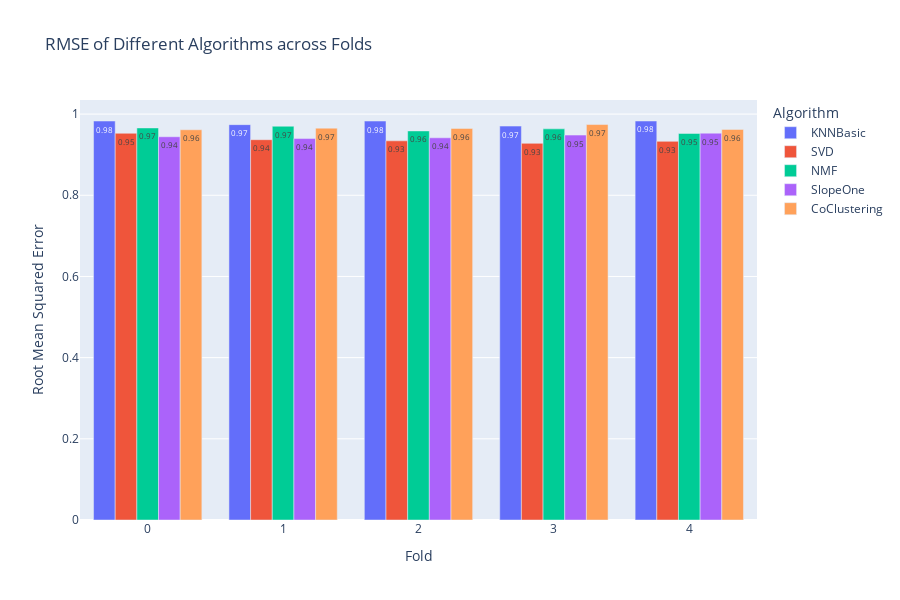

This figure's notebook cell:
### Code cell
summary_long = summary.melt(id_vars=['fold'], var_name='Algorithm', value_name='RMSE')
mean_rmse = summary_long[summary_long['fold'] == 'mean']
fold_rmse = summary_long[summary_long['fold'] != 'mean']
fig = px.bar(summary_long, x='fold', y='RMSE', color='Algorithm', barmode='group', text_auto='.2f', 
             title='RMSE of Different Algorithms across Folds',
             labels={'fold': 'Fold', 'RMSE': 'Root Mean Squared Error'},
             height=600)
fig.update_traces(textfont_size=12, textangle=0, cliponaxis=False)
pio.write_image(fig, "rmse_across_folds.png", width=1200, height=800, scale=2)
fig.show()

### Figure 1 — Plotly figure (JSON) as saved in the notebook; plotly's stock layout.template omitted (floating-point values rounded to 4 significant figures)
{"data": [{"alignmentgroup": "True", "cliponaxis": false, "hovertemplate": "Algorithm=KNNBasic<br>Fold=%{x}<br>Root Mean Squared Error=%{y}<extra></extra>", "legendgroup": "KNNBasic", "marker": {"color": "#636efa", "pattern": {"shape": ""}}, "name": "KNNBasic", "offsetgroup": "KNNBasic", "orientation": "v", "showlegend": true, "textangle": 0, "textfont": {"size": 12}, "textposition": "auto", "texttemplate": "%{y:.2f}", "type": "bar", "x": [0, 1, 2, 3, 4, "mean"], "xaxis": "x", "y": [0.9829, 0.974, 0.9829, 0.9705, 0.983, 0.9787], "yaxis": "y"}, {"alignmentgroup": "True", "cliponaxis": false, "hovertemplate": "Algorithm=SVD<br>Fold=%{x}<br>Root Mean Squared Error=%{y}<extra></extra>", "legendgroup": "SVD", "marker": {"color": "#EF553B", "pattern": {"shape": ""}}, "name": "SVD", "offsetgroup": "SVD", "orientation": "v", "showlegend": true, "textangle": 0, "textfont": {"size": 12}, "textposition": "auto", "texttemplate": "%{y:.2f}", "type": "bar", "x": [0, 1, 2, 3, 4, "mean"], "xaxis": "x", "y": [0.9527, 0.937, 0.9341, 0.9279, 0.9329, 0.9369], "yaxis": "y"}, {"alignmentgroup": "True", "cliponaxis": false, "hovertemplate": "Algorithm=NMF<br>Fold=%{x}<br>Root Mean Squared Error=%{y}<extra></extra>", "legendgroup": "NMF", "marker": {"color": "#00cc96", "pattern": {"shape": ""}}, "name": "NMF", "offsetgroup": "NMF", "orientation": "v", "showlegend": true, "textangle": 0, "textfont": {"size": 12}, "textposition": "auto", "texttemplate": "%{y:.2f}", "type": "bar", "x": [0, 1, 2, 3, 4, "mean"], "xaxis": "x", "y": [0.9659, 0.9701, 0.9585, 0.9636, 0.9523, 0.9621], "yaxis": "y"}, {"alignmentgroup": "True", "cliponaxis": false, "hovertemplate": "Algorithm=SlopeOne<br>Fold=%{x}<br>Root Mean Squared Error=%{y}<extra></extra>", "legendgroup": "SlopeOne", "marker": {"color": "#ab63fa", "pattern": {"shape": ""}}, "name": "SlopeOne", "offsetgroup": "SlopeOne", "orientation": "v", "showlegend": true, "textangle": 0, "textfont": {"size": 12}, "textposition": "auto", "texttemplate": "%{y:.2f}", "type": "bar", "x": [0, 1, 2, 3, 4, "mean"], "xaxis": "x", "y": [0.9442, 0.9397, 0.9416, 0.9483, 0.953, 0.9454], "yaxis": "y"}, {"alignmentgroup": "True", "cliponaxis": false, "hovertemplate": "Algorithm=CoClustering<br>Fold=%{x}<br>Root Mean Squared Error=%{y}<extra></extra>", "legendgroup": "CoClustering", "marker": {"color": "#FFA15A", "pattern": {"shape": ""}}, "name": "CoClustering", "offsetgroup": "CoClustering", "orientation": "v", "showlegend": true, "textangle": 0, "textfont": {"size": 12}, "textposition": "auto", "texttemplate": "%{y:.2f}", "type": "bar", "x": [0, 1, 2, 3, 4, "mean"], "xaxis": "x", "y": [0.9614, 0.9654, 0.9647, 0.9743, 0.9623, 0.9656], "yaxis": "y"}], "layout": {"barmode": "group", "height": 600, "legend": {"title": {"text": "Algorithm"}, "tracegroupgap": 0}, "title": {"text": "RMSE of Different Algorithms across Folds"}, "xaxis": {"anchor": "y", "domain": [0, 1], "title": {"text": "Fold"}}, "yaxis": {"anchor": "x", "domain": [0, 1], "title": {"text": "Root Mean Squared Error"}}}}
